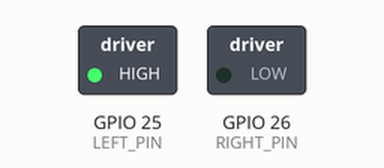
Bench run of a sketch on a simulated ESP32. Shown: switched loads named in the sketch (green lamp = pin HIGH). Nothing arrives over Bluetooth unless stated; a phone connects over Bluetooth LE 3 s after start.

Above: at 0.1 s.
At 0.6 s:
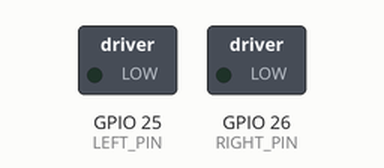
Timing chart, 0 to 2.1 s (numbered marks = the images above):
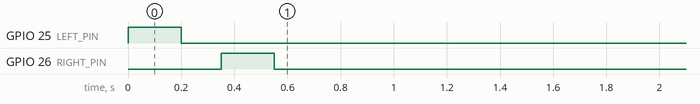

The sketch:

ResonanceWristband.ino
```cpp
/*
  Resonance wristband — ESP32 firmware (two vibration motors over BLE).
  See ../README.md for setup, wiring and tuning.

  The web app sends one text line per motor command:

      R,<intensity 0-255>,<duration ms>\n   left motor  (Drums, and the metronome)
      E,<intensity 0-255>,<duration ms>\n   right motor (Bass, and the metronome)

    duration 0  -> hold until the next command for that motor (held bass notes)
    intensity 0 -> motor off (release)
*/

#include <BLEDevice.h>
#include <BLEServer.h>
#include <BLEUtils.h>
#include <esp_arduino_version.h>

// ---- pins (from the bench test: motor1 = 25, motor2 = 26)
// If the motors sit on the opposite sides of the wrist, swap these two.
const int LEFT_PIN = 25;   // 'R' = Drums (left)
const int RIGHT_PIN = 26;  // 'E' = Bass (right)

// ---- feel tuning
// Vibration motors stall below a certain duty, so app intensities 1-255 are mapped onto
// MIN_DUTY..255 and a light 0.55 metronome beat is still felt.
const int MIN_DUTY = 110;
// A short full-power kick when a motor starts from rest, so 45 ms beats spin up in time.
const unsigned long KICK_MS = 12;
// Safety: a held motor (duration 0) never runs longer than this if its release is lost.
const unsigned long MAX_HOLD_MS = 8000;
const bool DEBUG = false;  // true: print every command on Serial (115200)

// ---- BLE: Nordic UART service, which is what the app looks for
#define SERVICE_UUID "6e400001-b5a3-f393-e0a9-e50e24dcca9e"
#define RX_UUID "6e400002-b5a3-f393-e0a9-e50e24dcca9e"  // the app writes here
#define DEVICE_NAME "Resonance Wristband"               // the app filters on "Resonance..."

const int PWM_FREQ = 20000;  // above hearing, so the motors do not whine
const int PWM_BITS = 8;

struct Motor {
  int pin;
  int channel;              // LEDC channel (Arduino-ESP32 core 2.x only)
  int duty;                 // target duty while on
  bool on;
  unsigned long offAt;      // millis() when the pulse ends
  unsigned long kickUntil;  // millis() when the start-up kick ends
};

Motor motors[2] = {
  { LEFT_PIN, 0, 0, false, 0, 0 },
  { RIGHT_PIN, 1, 0, false, 0, 0 },
};

String lineBuf;

// ---- PWM, for both Arduino-ESP32 core generations
void pwmSetup(Motor &m) {
#if ESP_ARDUINO_VERSION_MAJOR >= 3
  ledcAttach(m.pin, PWM_FREQ, PWM_BITS);
#else
  ledcSetup(m.channel, PWM_FREQ, PWM_BITS);
  ledcAttachPin(m.pin, m.channel);
#endif
}

void pwmWrite(Motor &m, int duty) {
#if ESP_ARDUINO_VERSION_MAJOR >= 3
  ledcWrite(m.pin, duty);
#else
  ledcWrite(m.channel, duty);
#endif
}

void motorOff(Motor &m) {
  m.on = false;
  m.kickUntil = 0;
  pwmWrite(m, 0);
}

// intensity 0-255 from the app; durationMs 0 = hold.
void motorCommand(Motor &m, int intensity, unsigned long durationMs) {
  if (intensity <= 0) {
    motorOff(m);
    return;
  }
  unsigned long now = millis();
  int duty = MIN_DUTY + (long)(255 - MIN_DUTY) * min(intensity, 255) / 255;
  bool fromRest = !m.on;
  m.duty = duty;
  m.on = true;
  m.offAt = now + (durationMs > 0 ? durationMs : MAX_HOLD_MS);
  if (fromRest && duty < 255) {
    m.kickUntil = now + KICK_MS;
    pwmWrite(m, 255);
  } else {
    m.kickUntil = 0;
    pwmWrite(m, duty);
  }
}

// One line, e.g. "R,140,45"
void handleLine(const String &line) {
  int c1 = line.indexOf(',');
  int c2 = line.indexOf(',', c1 + 1);
  if (line.length() < 5 || c1 != 1 || c2 < 0) {
    return;
  }
  int intensity = line.substring(c1 + 1, c2).toInt();
  unsigned long ms = (unsigned long)line.substring(c2 + 1).toInt();
  char ch = line.charAt(0);
  if (ch == 'R') {
    motorCommand(motors[0], intensity, ms);
  } else if (ch == 'E') {
    motorCommand(motors[1], intensity, ms);
  } else {
    return;
  }
  if (DEBUG) {
    Serial.println(line);
  }
}

class RxCallbacks : public BLECharacteristicCallbacks {
  void onWrite(BLECharacteristic *c) override {
    // String on core 3.x, std::string on 2.x: both index the same way.
    auto v = c->getValue();
    for (size_t i = 0; i < v.length(); i++) {
      char ch = v[i];
      if (ch == '\n' || ch == '\r') {
        if (lineBuf.length()) {
          handleLine(lineBuf);
        }
        lineBuf = "";
      } else if (lineBuf.length() < 32) {
        lineBuf += ch;
      }
    }
  }
};

class ServerCallbacks : public BLEServerCallbacks {
  void onConnect(BLEServer *) override {
    if (DEBUG) {
      Serial.println("connected");
    }
  }
  void onDisconnect(BLEServer *) override {
    // Never leave a motor running when the app goes away; advertise again for a reconnect.
    motorOff(motors[0]);
    motorOff(motors[1]);
    lineBuf = "";
    BLEDevice::startAdvertising();
    if (DEBUG) {
      Serial.println("disconnected");
    }
  }
};

void setup() {
  if (DEBUG) {
    Serial.begin(115200);
  }
  for (Motor &m : motors) {
    pinMode(m.pin, OUTPUT);
    digitalWrite(m.pin, LOW);
    pwmSetup(m);
    motorOff(m);
  }

  BLEDevice::init(DEVICE_NAME);
  BLEServer *server = BLEDevice::createServer();
  server->setCallbacks(new ServerCallbacks());
  BLEService *service = server->createService(SERVICE_UUID);
  // WRITE_NR is required: Chrome sends with "write without response".
  BLECharacteristic *rx = service->createCharacteristic(
    RX_UUID, BLECharacteristic::PROPERTY_WRITE | BLECharacteristic::PROPERTY_WRITE_NR);
  rx->setCallbacks(new RxCallbacks());
  service->start();

  // The name goes in the advertisement and the 128-bit service UUID in the scan response, so
  // both fit in their 31-byte packets and the browser's device picker can match either.
  BLEAdvertising *adv = BLEDevice::getAdvertising();
  BLEAdvertisementData advData;
  advData.setFlags(0x06);  // general discoverable, BLE only
  advData.setName(DEVICE_NAME);
  adv->setAdvertisementData(advData);
  BLEAdvertisementData scanData;
  scanData.setCompleteServices(BLEUUID(SERVICE_UUID));
  adv->setScanResponseData(scanData);
  BLEDevice::startAdvertising();

  // Power-up check: left buzz, then right buzz (like the bench test, but short). Each pulse is
  // switched off here, since loop() (which ends timed pulses) is not running yet.
  for (Motor &m : motors) {
    motorCommand(m, 255, 200);
    delay(200);
    motorOff(m);
    delay(150);
  }
}

void loop() {
  unsigned long now = millis();
  for (Motor &m : motors) {
    if (!m.on) {
      continue;
    }
    if (m.kickUntil && (long)(now - m.kickUntil) >= 0) {
      m.kickUntil = 0;
      pwmWrite(m, m.duty);
    }
    if ((long)(now - m.offAt) >= 0) {
      motorOff(m);
    }
  }
  delay(1);
}
```
